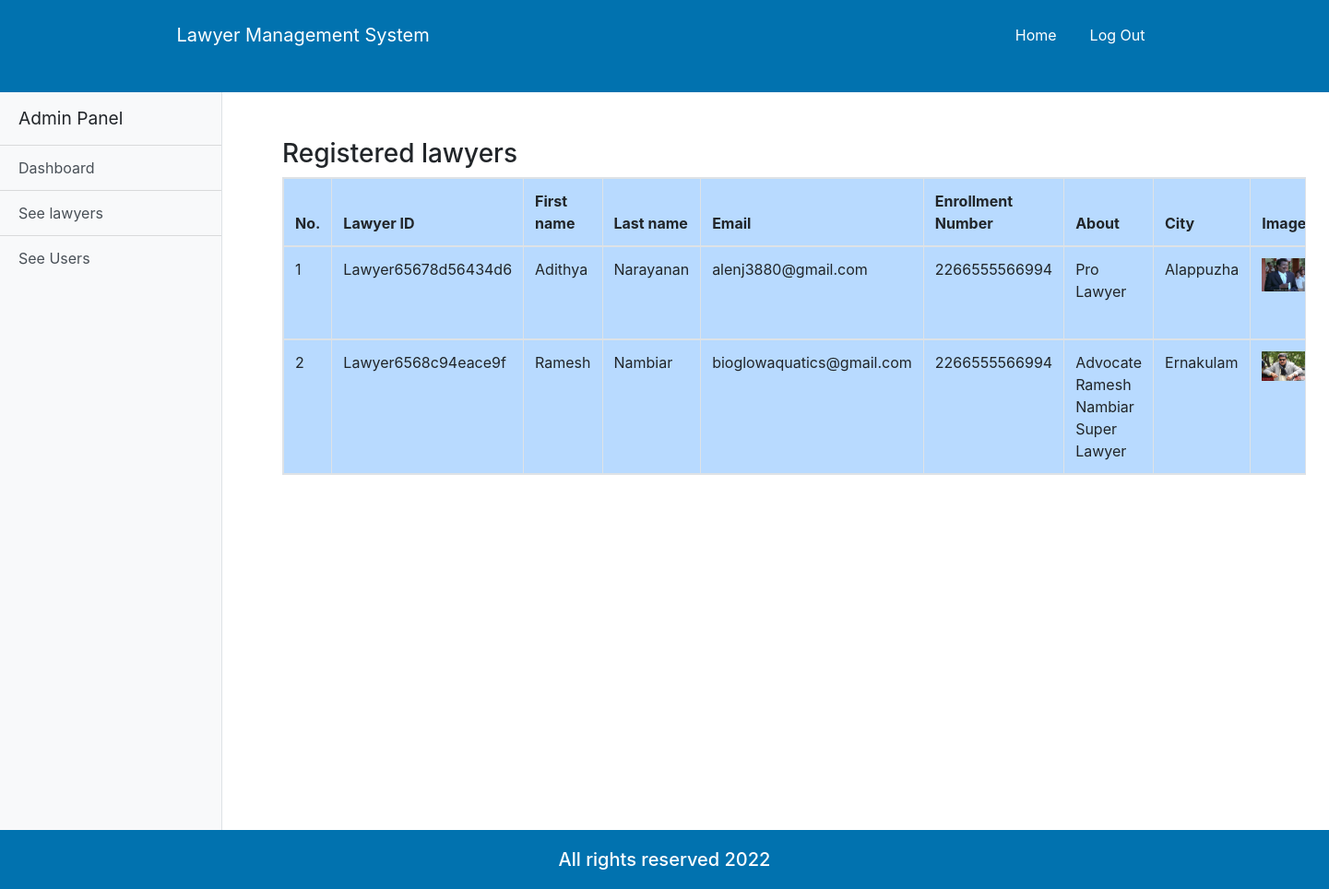
The page /admin_lawyer.php (signed in) on the database its author committed.
### tables this page shows
CREATE TABLE `user` (
  `u_id` varchar(20) NOT NULL,
  `first_name` varchar(100) NOT NULL,
  `last_name` varchar(100) NOT NULL,
  `email` varchar(100) NOT NULL,
  `password` varchar(100) NOT NULL,
  `status` varchar(100) NOT NULL,
  `role` varchar(100) DEFAULT NULL
);

CREATE TABLE `lawyer` (
  `lawyer_id` varchar(20) NOT NULL,
  `enrollment` varchar(25) NOT NULL,
  `degree` varchar(100) NOT NULL,
  `city` varchar(50) NOT NULL,
  `experience` varchar(100) NOT NULL,
  `speciality` varchar(100) NOT NULL,
  `image` varchar(150) NOT NULL,
  `about` varchar(200) DEFAULT NULL
);

### admin_lawyer.php (the view, shortened to what this page needs)
<?php
	if($_SESSION['login']==TRUE AND $_SESSION['status']=='Active'){
	?>
	<!doctype html>
	<html lang="en">
		<head>
			<link rel="stylesheet" href="https://use.fontawesome.com/releases/v5.8.1/css/all.css">
			<link rel="stylesheet" href="css/all.css">
			<link rel="stylesheet" href="css/simple-sidebar.css">
			<link rel="stylesheet" href="css/bootstrap.css">
			<link rel="stylesheet" href="css/style.css">
			<link rel="stylesheet" href="css/media.css">
		</head>
		<body>
			<header class="customnav">
				<div class="container">
					<div class="row">
						<div class="col-md-12">
							<nav class="navbar navbar-expand-lg ">
								<a class="navbar-brand cus-a" href="#">Lawyer Management System</a>
								<div class="collapse navbar-collapse" id="navbarSupportedContent">
									<ul class="navbar-nav ml-auto ">
										<li class="active">
											<a class="nav-link cus-a" href="#">Home <span class="sr-only">(current)</span></a>
										</li>
										<li class="">
											<a class="nav-link cus-a" href="logout.php">Log Out</a>
										</li>
									</ul>
								</div>
							</nav>
						</div>
					</div>
				</div>
			</header>
			<body>
				<div class="d-flex" id="wrapper">
					<div class="bg-light border-right" id="sidebar-wrapper">
						<div class="sidebar-heading">Admin Panel</div>
						<div class="list-group list-group-flush">
							<a href="admin_dashboard.php" class="list-group-item list-group-item-action bg-light">Dashboard</a>
							<a href="admin_lawyer.php" class="list-group-item list-group-item-action bg-light">See lawyers</a>
							<a href="admin_user.php" class="list-group-item list-group-item-action bg-light">See Users</a>
						</div>
					</div>
					<section class="bookingrqst">
						<div class="container">
							<div class="span7">
								<div class="widget stacked widget-table action-table">
									<div class="widget-header">
										<h3>Registered lawyers</h3>
									</div>
									<div class="widget-content">
										<table class="table  table-bordered  table-primary table-responsive">
											<thead>
												<tr>
													<th>No.</th>
													<th>Lawyer ID</th>
													<th>First name</th>
													<th>Last name</th>
													<th>Email</th>
													<th>Enrollment Number</th>
													<th>About</th>
													<th>City</th>
													<th>Image</th>
												</tr>
											</thead>
											<?php
												$conn = connect();
												$result = mysqli_query($conn,"SELECT * FROM user INNER JOIN lawyer on user.u_id=lawyer.lawyer_id");
												$counter = 0;
												while($row = mysqli_fetch_array($result)) {
												?>
												<tbody id="myTable">
													<tr>
														<td><?php echo ++$counter ;?></td>
														<td><?php echo $row["u_id"]; ?></td>
														<td><?php echo $row["first_name"]; ?></td>
														<td><?php echo $row["last_name"]; ?></td>
														<td><?php echo $row["email"]; ?></td>
														<td><?php echo $row["enrollment"]; ?></td>
														<td><?php echo $row["about"]; ?></td>
														<td><?php echo $row["city"]; ?></td>
														<td><img src="images/upload/<?php echo $row["image"]; ?>" class="img-fluid " alt="<?php echo $row["image"]; ?>"></td>
													</tr>
													<?php
													}
												?>
											</table>
										</div>
									</div>
								</div>
							</div>
						</section>
					</div>
					</body>
					<footer class="bg">
					<div class="container">
					<div class="row">
					<div class="col">
					<h5>All rights reserved 2022</h5>
					</div>
					</div>
					</div>
					</footer>
					</body>
					</html>
					<?php
					}else
					header('location:login.php?deactivate');
					?>

### css/simple-sidebar.css (style rules this page uses)
body { overflow-x: hidden; }
#sidebar-wrapper { min-height: 100vh; margin-left: -15rem; -webkit-transition: margin .25s ease-out; -moz-transition: margin .25s ease-out; -o-transition: margin .25s ease-out; transition: margin .25s ease-out; }
#sidebar-wrapper .sidebar-heading { padding: 0.875rem 1.25rem; font-size: 1.2rem; }
#sidebar-wrapper .list-group { width: 15rem; }
@media (min-width: 768px) { #sidebar-wrapper { margin-left: 0; } }

### css/style.css (style rules this page uses)
* { margin: 0; padding: 0; }
html { height: 100% !important; }
body { display: flex !important; min-height: 100% !important; flex-direction: column; }
.bg { background-color: #0172AF; }
.customnav { background-color: #0172AF; height: 100px; }
.customnav a { margin: 10px 10px; }
.cus-a { color: white !important; }
footer { margin-top: auto; background-color: black; color: white; }
footer h5 { text-align: center; margin: 20px 0px; }
.bookingrqst { margin: 50px; }

### rows shown on the page
user: u_id "Lawyer65678d56434d6", first_name "Adithya", last_name "Narayanan", email "alenj3880@gmail.com", lawyer.enrollment "2266555566994", lawyer.about "Pro Lawyer", lawyer.city "Alappuzha", lawyer.image (picture)
user: u_id "Lawyer6568c94eace9f", first_name "Ramesh", last_name "Nambiar", email "bioglowaquatics@gmail.com", lawyer.enrollment "2266555566994", lawyer.about "Advocate Ramesh Nambiar Super Lawyer", lawyer.city "Ernakulam", lawyer.image (picture)
